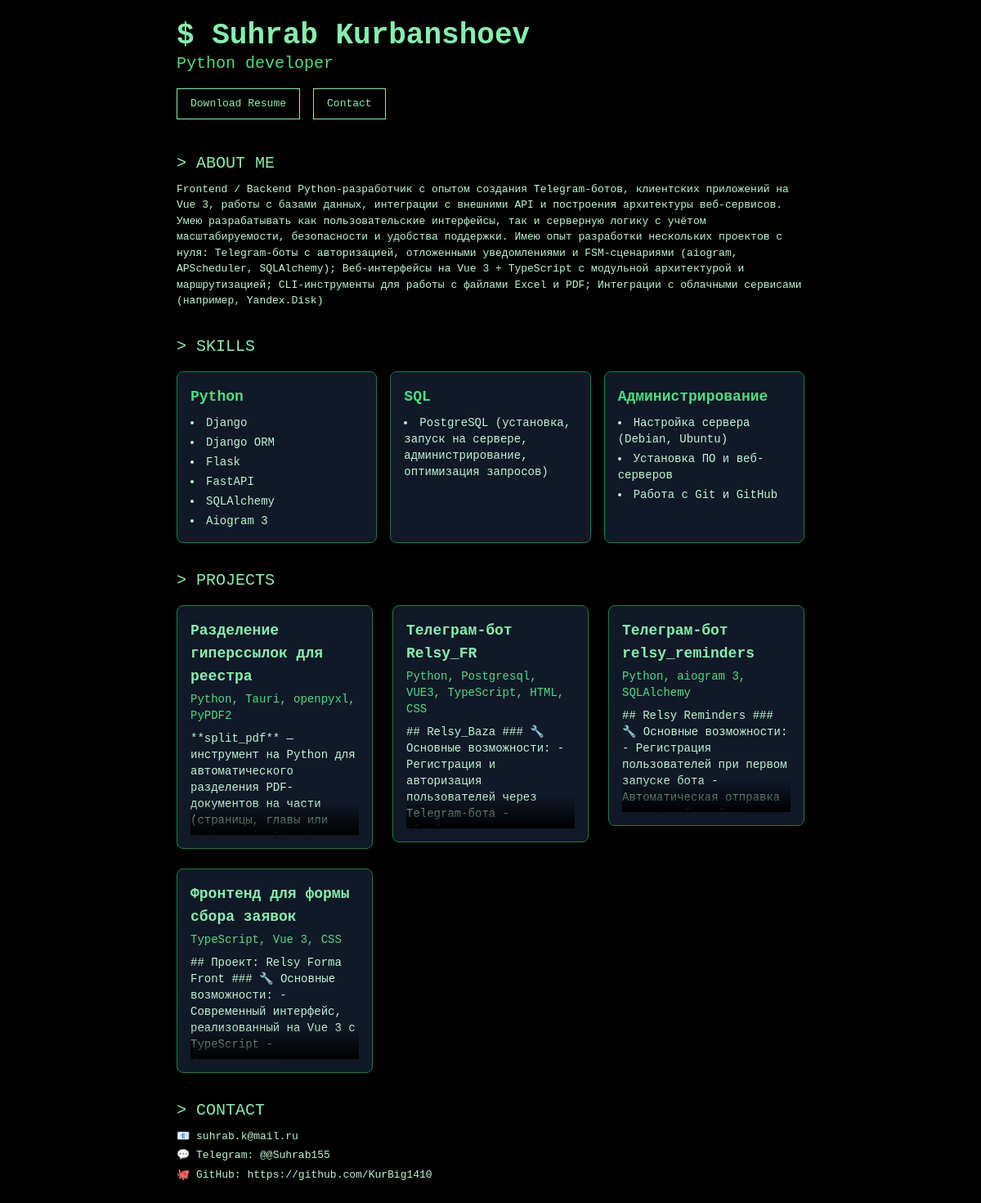
The page / on the database its author committed.
### portfolio/models.py (models this page shows, shortened)
class About(models.Model):
    full_name = models.CharField(max_length=100)
    position = models.CharField(max_length=100)  # Например: Middle Python Developer
    bio = models.TextField()
    avatar = models.ImageField(upload_to='avatars/', blank=True, null=True)

class SkillCategory(models.Model):
    name = models.CharField(max_length=100)  # Например: Python, SQL, Администрирование

class Skill(models.Model):
    category = models.ForeignKey(SkillCategory, on_delete=models.CASCADE, related_name='skills')
    name = models.CharField(max_length=100)

class Project(models.Model):
    title = models.CharField(max_length=100)
    description = models.TextField()
    technologies = models.CharField(max_length=255)  # через запятую, или можно выделить в отдельную модель
    github_link = models.URLField(blank=True, null=True)
    live_link = models.URLField(blank=True, null=True)
    image = models.ImageField(upload_to='projects/', blank=True, null=True)

class Contact(models.Model):
    telegram = models.CharField(max_length=100, blank=True)
    email = models.EmailField(blank=True)
    github = models.URLField(blank=True)
    linkedin = models.URLField(blank=True)

### portfolio/views.py (the view)
# urls.py: path('', resume_view, name='resume'),
def resume_view(request):
    about = About.objects.first()
    skills = SkillCategory.objects.prefetch_related('skills').all()
    projects = Project.objects.all()
    contact = Contact.objects.first()
    return render(request, 'myresume/resume.html', {
        'about': about,
        'skills': skills,
        'projects': projects,
        'contact': contact
    })

### portfolio/templates/myresume/resume.html (shortened to what this page needs)
{% extends "myresume/base.html" %} {% block content %}
<div class="max-w-3xl mx-auto">
  <header class="mb-10">
    <h1 class="text-4xl font-bold">$ {{ about.full_name }}</h1>
    <p class="text-xl text-green-400">{{ about.position }}</p>
    <div class="mt-4 flex flex-wrap gap-4">
      <a href="#" class="border border-green-300 px-4 py-2 hover:bg-green-800"
        >Download Resume</a
      >
      <a
        href="#contact"
        class="border border-green-300 px-4 py-2 hover:bg-green-800"
        >Contact</a
      >
    </div>
  </header>
  <section class="mb-8">
    <h2 class="text-xl mb-2">&gt; ABOUT ME</h2>
    <p class="text-green-200">{{ about.bio }}</p>
  </section>
  <section class="mb-8">
    <h2 class="text-xl mb-4">&gt; SKILLS</h2>
    <div class="grid grid-cols-1 sm:grid-cols-2 lg:grid-cols-3 gap-4">
      {% for category in skills %}
      <div class="bg-gray-900 border border-green-700 rounded-lg p-4 shadow-md transition duration-200 transform hover:shadow-green-500/30 hover:scale-[1.02] hover:border-green-400"">
        <h3 class="text-lg font-bold text-green-400 mb-2">
          {{ category.name }}
        </h3>
        <ul class="list-disc list-inside text-green-200 text-sm space-y-1">
          {% for skill in category.skills.all %}
          <li>{{ skill.name }}</li>
          {% endfor %}
        </ul>
      </div>
      {% endfor %}
    </div>
  </section>
  <section class="mb-8">
  <h2 class="text-xl mb-4">&gt; PROJECTS</h2>
  <div class="grid grid-cols-1 sm:grid-cols-2 lg:grid-cols-3 gap-6">
    {% for project in projects %}
    <a href="{% url 'project_detail' project.id %}" class="block group">
  <div class="bg-gray-900 border border-green-700 rounded-lg p-4 shadow-md transition duration-200 transform group-hover:scale-[1.02] group-hover:shadow-green-500/30 group-hover:border-green-400">
    <h3 class="text-lg font-bold text-green-300 mb-1 group-hover:text-green-100">{{ project.title }}</h3>
    <p class="text-sm text-green-400 mb-2">{{ project.technologies }}</p>
    <div class="relative h-32 overflow-hidden text-green-200 text-sm">
      <p>{{ project.description }}</p>
      <div class="absolute bottom-0 left-0 w-full h-10 bg-gradient-to-t from-black to-transparent"></div>
    </div>
  </div>
</a>
    {% endfor %}
  </div>
</section>
  <section id="contact" class="mb-8">
    <h2 class="text-xl mb-2">&gt; CONTACT</h2>
    <ul class="text-green-200 space-y-1">
      {% if contact.email %}
      <li>📧 {{ contact.email }}</li>
      {% endif %} {% if contact.telegram %}
      <li>💬 Telegram: @{{ contact.telegram }}</li>
      {% endif %} {% if contact.github %}
      <li>🐙 GitHub: {{ contact.github }}</li>
      {% endif %}
    </ul>
  </section>
</div>
{% endblock %}

### portfolio/templates/myresume/base.html (shortened to what this page needs)
<!DOCTYPE html>
<html lang="ru" class="dark">
  <head>
    <script src="https://cdn.tailwindcss.com"></script>
  </head>
  <body class="bg-black text-green-300 p-6">
    {% block content %}{% endblock %}
  </body>
</html>

### portfolio/templates/myresume/base.html (style rules this page uses)
body { font-family: monospace; }

### rows shown on the page
About: full_name "Suhrab Kurbanshoev", position "Python developer", bio "Frontend / Backend Python-разработчик с опытом создания Telegram-ботов, клиентских приложений на Vue 3, работы с базами данных, интеграции с внешними API и построения архитектуры веб-сервисов. Умею разрабатывать как пользовательские интерфейсы, так и серверную логику с учётом масштабируемости, безопасности и удобства поддержки. Имею опыт разработки нескольких проектов с нуля: Telegram-боты с авторизацией, отложенными уведомлениями и FSM-сценариями (aiogram, APScheduler, SQLAlchemy); Веб-интерфейсы на Vue 3 + TypeScript с модульной архитектурой и маршрутизацией; CLI-инструменты для работы с файлами Excel и PDF; Интеграции с облачными сервисами (например, Yandex.Disk)"
SkillCategory: name "Python"
Skill: name "Django"
Skill: name "Django ORM"
Skill: name "Flask"
Skill: name "FastAPI"
Skill: name "SQLAlchemy"
Skill: name "Aiogram 3"
SkillCategory: name "SQL"
Skill: name "PostgreSQL (установка, запуск на сервере, администрирование, оптимизация запросов)"
SkillCategory: name "Администрирование"
Skill: name "Настройка сервера (Debian, Ubuntu)"
Skill: name "Установка ПО и веб-серверов"
Skill: name "Работа с Git и GitHub"
Project: title "Разделение гиперссылок для реестра", technologies "Python, Tauri, openpyxl, PyPDF2", description "**split_pdf** — инструмент на Python для автоматического разделения PDF-документов на части (страницы, главы или…"
Project: title "Телеграм-бот Relsy_FR", technologies "Python, Postgresql, VUE3, TypeScript, HTML, CSS", description "## Relsy_Baza ### 🔧 Основные возможности: - Регистрация и авторизация пользователей через Telegram‑бота -…"
Project: title "Телеграм-бот relsy_reminders", technologies "Python, aiogram 3, SQLAlchemy", description "## Relsy Reminders ### 🔧 Основные возможности: - Регистрация пользователей при первом запуске бота - Автоматическая отправка…"
Project: title "Фронтенд для формы сбора заявок", technologies "TypeScript, Vue 3, CSS", description "## Проект: Relsy Forma Front ### 🔧 Основные возможности: - Современный интерфейс, реализованный на Vue 3 с TypeScript -…"
Contact: email "suhrab.k@mail.ru", telegram "@Suhrab155", github "https://github.com/KurBig1410"
